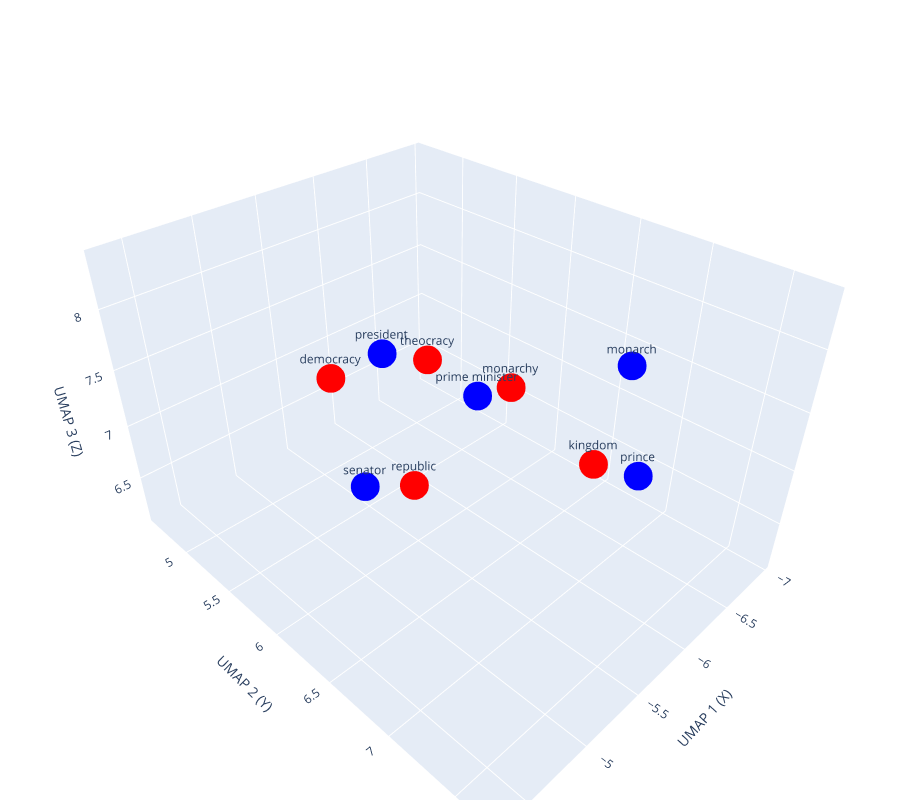

Notebook source saved alongside this figure:
### Code cell
fig = go.Figure()

fig.add_trace(go.Scatter3d(
    x=embeddings_3d[:, 0],
    y=embeddings_3d[:, 1],
    z=embeddings_3d[:, 2],
    mode='markers+text',
    text=words,
    textposition='top center',
    marker=dict(size=len(words), color=colors),
))

fig.update_layout(
    scene=dict(
        xaxis=dict(range=[np.min(embeddings_3d[:, 0],)-0.5, np.max(embeddings_3d[:, 0],)+0.5]),  
        yaxis=dict(range=[np.min(embeddings_3d[:, 1],)-0.5, np.max(embeddings_3d[:, 1],)+0.5]),  
        zaxis=dict(range=[np.min(embeddings_3d[:, 2],)-0.5, np.max(embeddings_3d[:, 2],)+0.5]),
        xaxis_title='UMAP 1 (X)',
        yaxis_title='UMAP 2 (Y)',
        zaxis_title='UMAP 3 (Z)'
    ),
    margin=dict(l=0, r=0, b=0, t=40),
    height=800
)

fig.show()

### Figure 1 — Plotly figure (JSON) as saved in the notebook; plotly's stock layout.template omitted (floating-point values rounded to 4 significant figures)
{"data": [{"marker": {"color": ["red", "red", "red", "blue", "blue", "blue", "blue", "red", "red", "blue"], "size": 10}, "mode": "markers+text", "text": ["monarchy", "republic", "kingdom", "monarch", "president", "prime minister", "senator", "theocracy", "democracy", "prince"], "textposition": "top center", "type": "scatter3d", "x": [-6.298, -5.537, -6.454, -6.538, -5.225, -5.283, -4.75, -6.31, -5.599, -6.037], "y": [6.118, 5.934, 6.721, 6.861, 6.02, 6.699, 6.35, 5.318, 5.05, 7.284], "z": [7.171, 6.556, 6.72, 7.64, 7.931, 7.947, 7.334, 7.004, 7.03, 7.245]}], "layout": {"height": 800, "margin": {"b": 0, "l": 0, "r": 0, "t": 40}, "scene": {"xaxis": {"range": [-7.038, -4.25], "title": {"text": "UMAP 1 (X)"}}, "yaxis": {"range": [4.55, 7.784], "title": {"text": "UMAP 2 (Y)"}}, "zaxis": {"range": [6.056, 8.447], "title": {"text": "UMAP 3 (Z)"}}}}}
